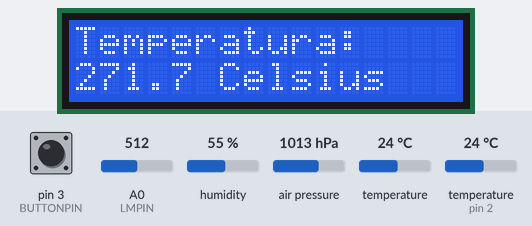
The sketch below on a simulated Arduino Uno, built with avr-gcc and run on an emulated ATmega328P. Parts: 16×2 character LCD. Inputs (shaded band) come from the test bench; at power-on: A0 (LMPIN) = 512, pin 3 (BUTTONPIN) LOW, humidity 55 %, air pressure 1013 hPa, temperature 24 °C, temperature (sensor on pin 2) 24 °C. What the sketch prints to the serial monitor is not drawn.

Above: at 1.2 s.
1.3 s: A0 (LMPIN) set to 205
At 2.6 s:
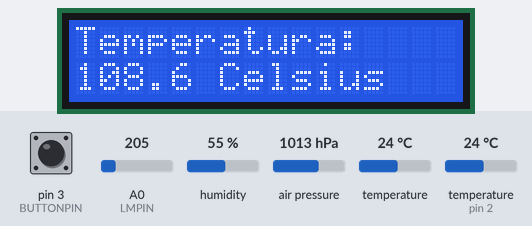
2.8 s: A0 (LMPIN) set to 172
At 4.6 s:
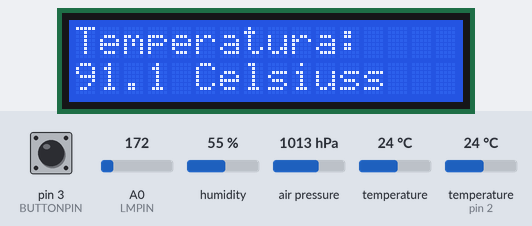
4.9 s: pin 3 (BUTTONPIN) pulled HIGH for 0.15 s
At 5.9 s:
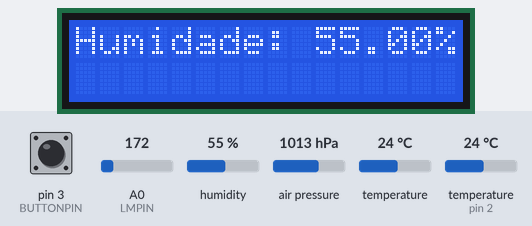
6.6 s: pin 3 (BUTTONPIN) pulled HIGH for 1 s
At 8.2 s:
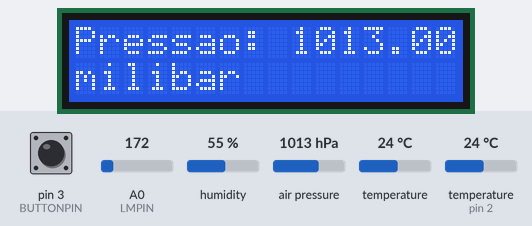
9.1 s: pin 3 (BUTTONPIN) pulled HIGH for 1 s
At 11.3 s:
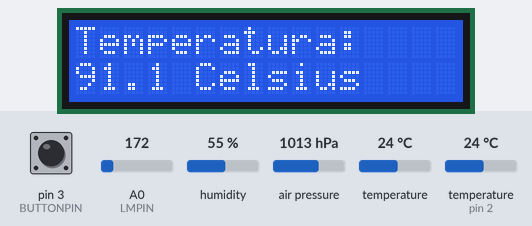
11.6 s: A0 (LMPIN) set to 306
At 12.7 s:
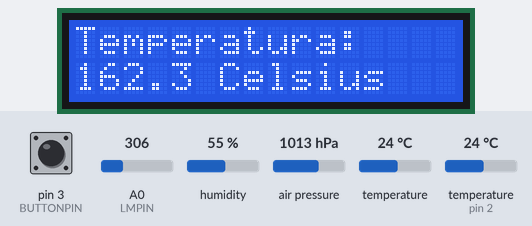
Timing chart, 0 to 14.1 s (numbered marks = the images above; inputs shaded):
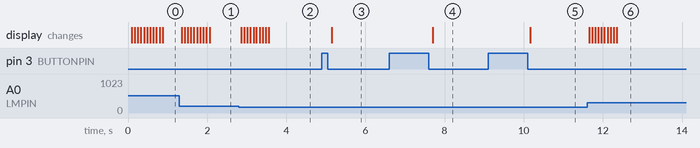

The sketch:

Programa.ino
```cpp
const int LMPIN= A0;
const int DHTPIN= 2;
const int BUTTONPIN= 3;
int mode= 0;
int holder= 0;
int counter= 0;
float lmv[10];

#include "DHT.h"

#include <SFE_BMP180.h>
#include <Wire.h>

#include <LiquidCrystal_I2C.h>

DHT dht(DHTPIN, DHT22);

SFE_BMP180 pressure;
double baseline;

LiquidCrystal_I2C lcd(0x27, 16, 2);

void setup(){
  //pinMode(LMPIN, INPUT);
  pinMode(DHTPIN, INPUT);
  pinMode(BUTTONPIN, INPUT);

  dht.begin();

  if (pressure.begin()){
    Serial.println("BMP180 init success");
    baseline = getPressure();
  }

  lcd.begin();
  lcd.backlight();

  Serial.begin(9600);
}

void loop(){                     // run over and over again
  delay(50);
  read_button();
  //Serial.print(mode);
  switch(mode){
    case 0: read_lm(); break;
    case 1: read_dht(); break;
    case 2: read_bmp(); break;
  }
}

void read_dht(){

  // Reading temperature or humidity takes about 250 milliseconds!
  // Sensor readings may also be up to 2 seconds 'old' (its a very slow sensor)
  float h = dht.readHumidity();
  // Read temperature as Celsius (the default)
  float t = dht.readTemperature();
  // Read temperature as Fahrenheit (isFahrenheit = true)
  float f = dht.readTemperature(true);

  // Check if any reads failed and exit early (to try again).
  if (isnan(h) || isnan(t) || isnan(f)) {
    Serial.println("Failed to read from DHT sensor!");
    return;
  }

  // Compute heat index in Fahrenheit (the default)
  float hif = dht.computeHeatIndex(f, h);
  // Compute heat index in Celsius (isFahreheit = false)
  float hic = dht.computeHeatIndex(t, h, false);

  Serial.print("Humidity: ");
  Serial.print(h);
  Serial.print(" %\t");
  Serial.print("Temperature: ");
  Serial.print(t);
  Serial.print(" *C ");
  Serial.print(f);
  Serial.print(" *F\t");
  Serial.print("Heat index: ");
  Serial.print(hic);
  Serial.print(" *C ");
  Serial.print(hif);
  Serial.println(" *F");


  //conversão de humidade segundo as incertezas
  //float a= 0.73849495
  //float b= 7.913410663
  //h= a*h + b

  String out= "Humidade: ";
  out+= h;
  out+= "%";
  lcd.setCursor(0,0);
  lcd.print(out);
  lcd.setCursor(0,1);
  lcd.print("                ");
}

void read_lm(){

  long voltage= analogRead(LMPIN);

  voltage= (voltage*5000)/1024;

  Serial.print("\nmilivolts: "); Serial.print(voltage);


  lmv[counter]= float(voltage)/9.2;
  float media= 0.0;
  int i= 0;
  while( i != 10 ){
    media+= lmv[i];
    i+=1;
  }
  media/= 10;

  int temp= int(media);
  int temp2= int(media*10)%10;

  String out= "";
  out+= temp;
  out+= ".";
  out+= temp2;
  out+= " Celsius";
  lcd.setCursor(0,0);
  lcd.print("Temperatura:    ");
  lcd.setCursor(0,1);
  lcd.print(out);

  counter+= 1;
  counter%= 10;
}

void read_button(){

  int push= digitalRead(BUTTONPIN);

  if ( holder != push){

    holder= push;
    if (holder == 0){
      mode+= 1;
      mode%= 3;
    }
  }
}

void read_bmp(){
  double a,P;

  // Get a new pressure reading:

  P = getPressure();

  // Show the relative altitude difference between
  // the new reading and the baseline reading:

  a = pressure.altitude(P,baseline);

  Serial.print("relative altitude: ");
  if (a >= 0.0) Serial.print(" "); // add a space for positive numbers
  Serial.print(a,1);
  Serial.print(" meters, ");
  if (a >= 0.0) Serial.print(" "); // add a space for positive numbers
  Serial.print(a*3.28084,0);
  Serial.println(" feet");

  String out= "Pressao: ";
  out+= P;
  out+=" ";
  lcd.setCursor(0,0);
  lcd.print(out);
  lcd.setCursor(0,1);
  lcd.print("milibar         ");
  //lcd.print("                ");
}

double getPressure(){
  char status;
  double T,P,p0,a;

  // You must first get a temperature measurement to perform a pressure reading.

  // Start a temperature measurement:
  // If request is successful, the number of ms to wait is returned.
  // If request is unsuccessful, 0 is returned.

  status = pressure.startTemperature();
  if (status != 0)
  {
    // Wait for the measurement to complete:

    delay(status);

    // Retrieve the completed temperature measurement:
    // Note that the measurement is stored in the variable T.
    // Use '&T' to provide the address of T to the function.
    // Function returns 1 if successful, 0 if failure.

    status = pressure.getTemperature(T);
    if (status != 0)
    {
      // Start a pressure measurement:
      // The parameter is the oversampling setting, from 0 to 3 (highest res, longest wait).
      // If request is successful, the number of ms to wait is returned.
      // If request is unsuccessful, 0 is returned.

      status = pressure.startPressure(3);
      if (status != 0)
      {
        // Wait for the measurement to complete:
        delay(status);

        // Retrieve the completed pressure measurement:
        // Note that the measurement is stored in the variable P.
        // Use '&P' to provide the address of P.
        // Note also that the function requires the previous temperature measurement (T).
        // (If temperature is stable, you can do one temperature measurement for a number of pressure measurements.)
        // Function returns 1 if successful, 0 if failure.

        status = pressure.getPressure(P,T);
        if (status != 0)
        {
          return(P);
        }
        else Serial.println("error retrieving pressure measurement\n");
      }
      else Serial.println("error starting pressure measurement\n");
    }
    else Serial.println("error retrieving temperature measurement\n");
  }
  else Serial.println("error starting temperature measurement\n");
}
```

Measured:
- the behaviour switches between 189 and 188 on A0 (LMPIN) (found by bisection; images 1 and 2)
- after the input at 1.3 s, the display: first changes after 0.06 s (image 1 shows a later state)
- after the input at 2.8 s, the display: first changes after 0.06 s (image 2 shows a later state)
- after the input at 4.9 s, the display: changes after 0.25 s (image 3)
- after the input at 6.6 s, the display: changes after 1.1 s (image 4)
- after the input at 9.1 s, the display: changes after 1.1 s (image 5)
- after the input at 11.6 s, the display: first changes after 0.05 s (image 6 shows a later state)
